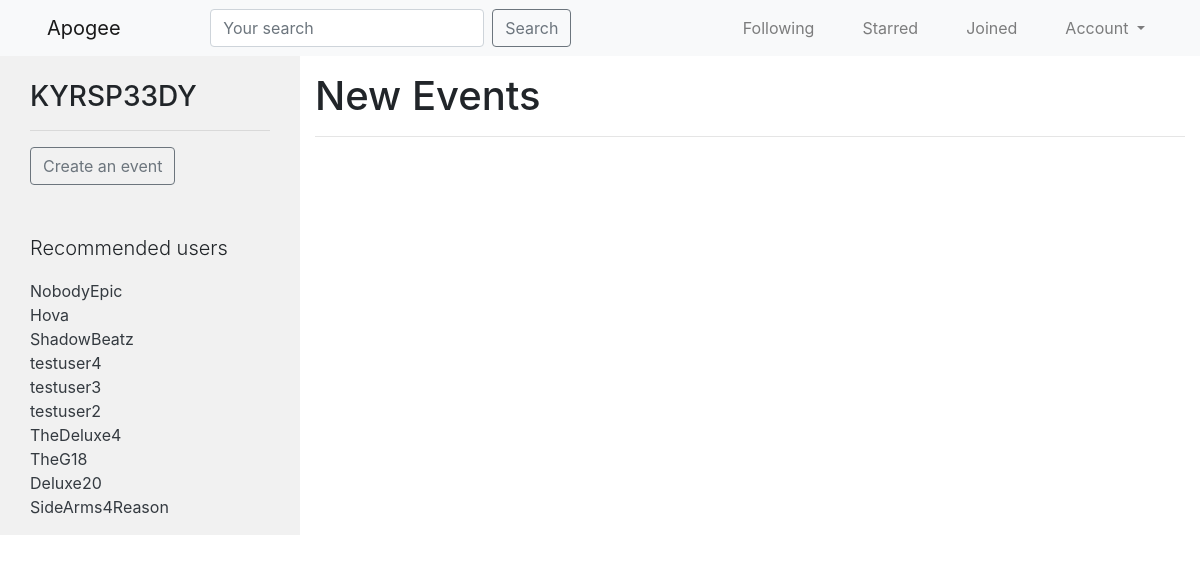
Screenshot of / (signed in) with the database file from the repository.
### accounts/models.py (models this page shows, shortened)
class UserProfile(models.Model):
	user = models.OneToOneField(
			settings.AUTH_USER_MODEL,
			on_delete=models.CASCADE,
			related_name='profile'
		)
	following = models.ManyToManyField(
			settings.AUTH_USER_MODEL,
			blank=True,
			related_name='followed_by'
		)
	profile_picture = models.ImageField(upload_to='profile_pics/%Y/%m/%d/', blank=True)
	banner = models.ImageField(upload_to='banners/%Y/%m/%d/', blank=True)
	bio = models.TextField(max_length=700, blank=True)
	objects = UserProfileManager()
	def get_following(self):
		users = self.following.all()
		return users.exclude(username=self.user.username)
	def get_absolute_url(self):
		return reverse_lazy('profiles:detail', kwargs={'username': self.user.username})
	def get_edit_url(self):
		return reverse_lazy('profiles:edit', kwargs={'username': self.user.username})

### parties/views.py (the view)
# urls.py: path('', PartyListView.as_view(), name='home'),
class PartyListView(LoginRequiredMixin, ListView):
	def get_queryset(self, *args, **kwargs):
		qs = Party.objects.all()
		return qs
	def get_context_data(self, *args, **kwargs):
		context = super(PartyListView, self).get_context_data(*args, **kwargs)
		return context

### accounts/models.py (called while the page is built)
	def recommended(self, user, limit_to=10):
		profile = user.profile
		following = profile.get_following()
		qs = self.get_queryset().exclude(user__in=following).exclude(id=profile.id).order_by('?')[:limit_to]
		return qs

### accounts/templatetags/recommended.py (called while the page is built)
@register.inclusion_tag('accounts/snippets/recommended.html')
def recommended(user):
	if isinstance(user, User):
		qs = UserProfile.objects.recommended(user)
		return {'recommended': qs}

### parties/templates/parties/party_list.html (shortened to what this page needs)
{% extends 'base.html' %}
{% load recommended %}
{% block content %}
<div class='row'>
	<div class='col-sm-3 grey-background'>
		<div class='col-sm-12 mt-4'>
			<h3>{{ request.user }}</h3><hr>
		</div>
		<div class='col-sm-12 mt-3'>
			<a href="{% url 'parties:create' %}">
				<button class='btn btn-outline-secondary'>Create an event</button>
			</a>
		</div>
		<div class='col-sm-12 mt-5'>
			<p class='lead'>Recommended users</p>
			<p>{% recommended request.user %}</p>
		</div>
	</div>
	<div class='col-sm-9 mt-3'>
		<h1>New Events</h1><hr>
	</div>
</div>
{% endblock content %}

### accounts/templates/accounts/snippets/recommended.html
{% for profile in recommended %}
	<a class='text-dark' href='/profiles/{{ profile.user.username }}'>{{ profile.user.username }}</a><br>
{% empty %}
	<p class='lead'>No recommendations</p>
{% endfor %}

### templates/base.html (style rules this page uses)
.grey-background { background-color: #f1f1f1; }

### rows the page displays
UserProfile: user.username "NobodyEpic"
UserProfile: user.username "Hova"
UserProfile: user.username "ShadowBeatz"
UserProfile: user.username "testuser4"
UserProfile: user.username "testuser3"
UserProfile: user.username "testuser2"
UserProfile: user.username "TheDeluxe4"
UserProfile: user.username "TheG18"
UserProfile: user.username "Deluxe20"
UserProfile: user.username "SideArms4Reason"

### other values shown
{{ request.user }} "KYRSP33DY"
